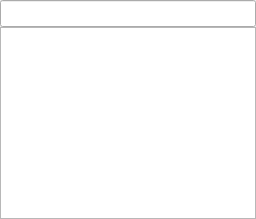
<?xml version="1.0" encoding="UTF-8"?>
<ui version="4.0">
 <class>MainWindow</class>
 <widget class="QMainWindow" name="MainWindow">
  <property name="geometry">
   <rect>
    <x>0</x>
    <y>0</y>
    <width>256</width>
    <height>219</height>
   </rect>
  </property>
  <property name="windowTitle">
   <string>MainWindow</string>
  </property>
  <widget class="QWidget" name="centralWidget">
   <property name="enabled">
    <bool>true</bool>
   </property>
   <widget class="QListWidget" name="listWidget">
    <property name="enabled">
     <bool>true</bool>
    </property>
    <property name="geometry">
     <rect>
      <x>0</x>
      <y>27</y>
      <width>256</width>
      <height>192</height>
     </rect>
    </property>
    <property name="toolTip">
     <string/>
    </property>
    <property name="toolTipDuration">
     <number>-1</number>
    </property>
    <property name="sizeAdjustPolicy">
     <enum>QAbstractScrollArea::AdjustIgnored</enum>
    </property>
    <property name="movement">
     <enum>QListView::Static</enum>
    </property>
    <property name="viewMode">
     <enum>QListView::ListMode</enum>
    </property>
    <property name="selectionRectVisible">
     <bool>false</bool>
    </property>
   </widget>
   <widget class="QLineEdit" name="lineEdit">
    <property name="geometry">
     <rect>
      <x>0</x>
      <y>0</y>
      <width>256</width>
      <height>27</height>
     </rect>
    </property>
    <property name="toolTip">
     <string>Search</string>
    </property>
   </widget>
  </widget>
 </widget>
 <layoutdefault spacing="6" margin="11"/>
 <resources/>
 <connections/>
</ui>
